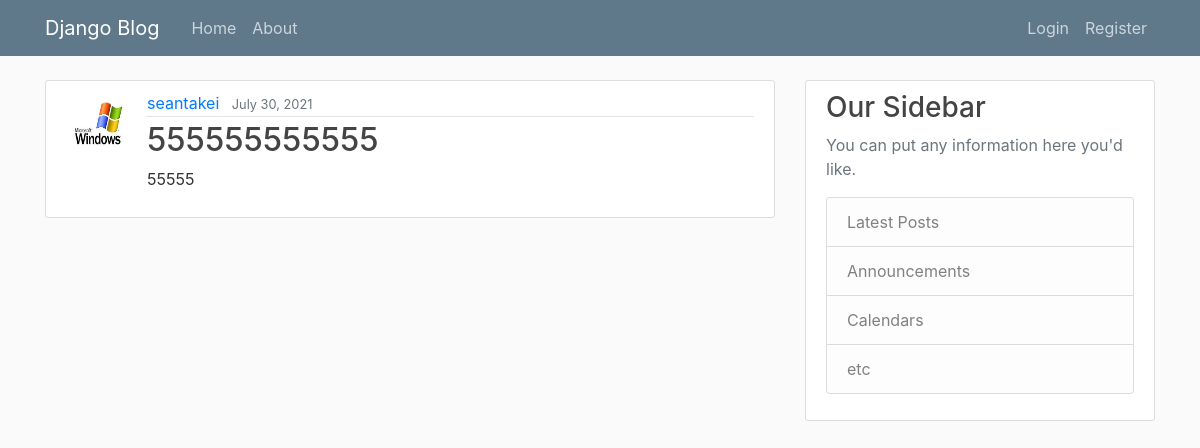
Page /post/4/ on the earlier database version.
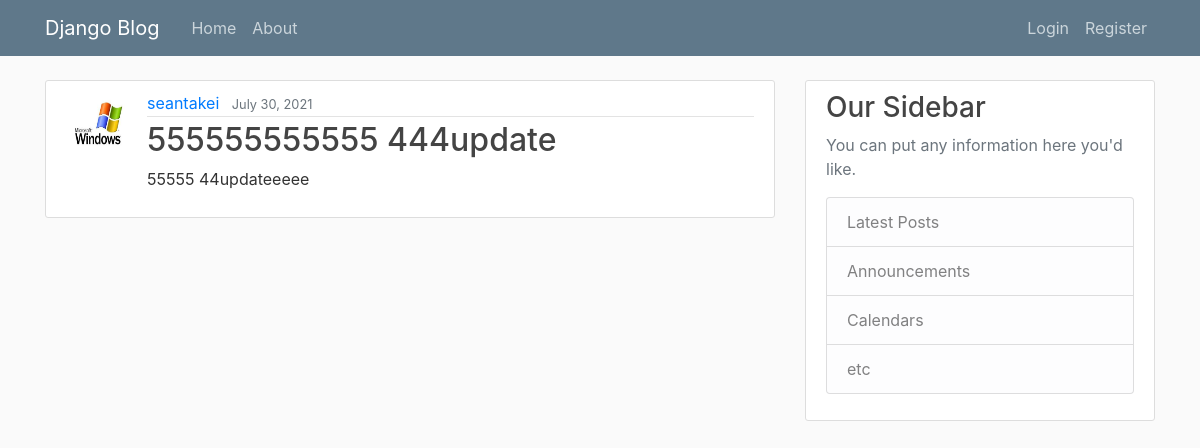
Same page on the later database version.
### info/models.py (models this page shows, shortened)
class Post(models.Model):
 	title= models.CharField(max_length=100)
 	content= models.TextField()
 	date_posted= models.DateTimeField(default=timezone.now)
 	author= models.ForeignKey(User, on_delete= models.CASCADE)

### users/models.py (models this page shows, shortened)
class Profile(models.Model):
	user= models.OneToOneField(User, on_delete= models.CASCADE)
	image= models.ImageField(default= 'default.jpg', upload_to= 'profile_pics')

### info/views.py (the view)
# urls.py: path('post/<int:pk>/', PostDetailView.as_view() , name='post-detail'),
class PostDetailView(DetailView):
	model= Post

### info/templates/info/post_detail.html (shortened to what this page needs)
{% extends "info/base.html" %}
{% block content %}
<article class="media content-section">
  <img class="rounded-circle article-img" src="{{ post.author.profile.image.url }}">
  <div class="media-body">
    <div class="article-metadata">
      <a class="mr-2" href="#">{{ object.author }}</a>
      <small class="text-muted">{{ object.date_posted|date:"F d, Y" }}</small>
    </div>
    <h2 class="article-title">{{ object.title }}</h2>
    <p class="article-content">{{ object.content }}</p>
  </div>
</article>
{% endblock content %}

Differences in the rows shown:
changed Post "seantakei": title "555555555555" → "555555555555 444update"; content "55555" → "55555 44updateeeee"
